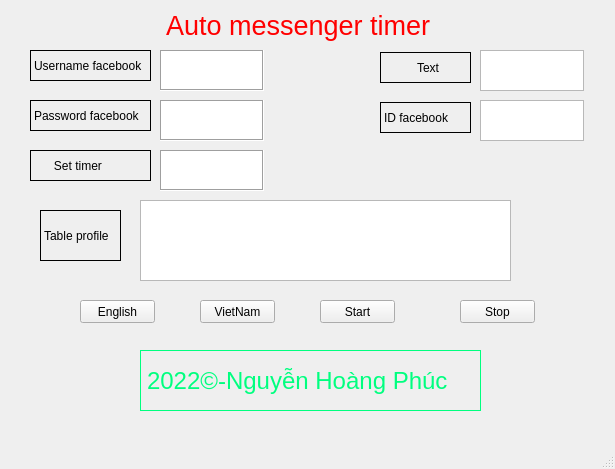
<?xml version="1.0" encoding="UTF-8"?>
<ui version="4.0">
 <class>MainWindow</class>
 <widget class="QMainWindow" name="MainWindow">
  <property name="geometry">
   <rect>
    <x>0</x>
    <y>0</y>
    <width>615</width>
    <height>469</height>
   </rect>
  </property>
  <property name="windowTitle">
   <string>MainWindow</string>
  </property>
  <property name="styleSheet">
   <string notr="true">color: rgb(0, 0, 0);</string>
  </property>
  <widget class="QWidget" name="centralwidget">
   <widget class="QTextEdit" name="user">
    <property name="geometry">
     <rect>
      <x>160</x>
      <y>50</y>
      <width>104</width>
      <height>41</height>
     </rect>
    </property>
    <property name="contextMenuPolicy">
     <enum>Qt::NoContextMenu</enum>
    </property>
    <property name="toolTipDuration">
     <number>-1</number>
    </property>
    <property name="frameShape">
     <enum>QFrame::Box</enum>
    </property>
   </widget>
   <widget class="QTextEdit" name="password">
    <property name="geometry">
     <rect>
      <x>160</x>
      <y>100</y>
      <width>104</width>
      <height>41</height>
     </rect>
    </property>
    <property name="frameShape">
     <enum>QFrame::Box</enum>
    </property>
   </widget>
   <widget class="QLabel" name="label_1">
    <property name="geometry">
     <rect>
      <x>30</x>
      <y>50</y>
      <width>121</width>
      <height>31</height>
     </rect>
    </property>
    <property name="frameShape">
     <enum>QFrame::Box</enum>
    </property>
    <property name="text">
     <string>Username facebook</string>
    </property>
   </widget>
   <widget class="QLabel" name="label_2">
    <property name="geometry">
     <rect>
      <x>30</x>
      <y>100</y>
      <width>121</width>
      <height>31</height>
     </rect>
    </property>
    <property name="frameShape">
     <enum>QFrame::Box</enum>
    </property>
    <property name="text">
     <string>Password facebook</string>
    </property>
   </widget>
   <widget class="QLabel" name="label_7">
    <property name="geometry">
     <rect>
      <x>130</x>
      <y>10</y>
      <width>311</width>
      <height>31</height>
     </rect>
    </property>
    <property name="font">
     <font>
      <pointsize>20</pointsize>
     </font>
    </property>
    <property name="toolTipDuration">
     <number>-5</number>
    </property>
    <property name="styleSheet">
     <string notr="true">color: rgb(255, 0, 0);</string>
    </property>
    <property name="text">
     <string>     Auto messenger timer</string>
    </property>
    <property name="margin">
     <number>0</number>
    </property>
    <property name="indent">
     <number>-10</number>
    </property>
   </widget>
   <widget class="QTextEdit" name="time">
    <property name="geometry">
     <rect>
      <x>160</x>
      <y>150</y>
      <width>104</width>
      <height>41</height>
     </rect>
    </property>
    <property name="frameShape">
     <enum>QFrame::Box</enum>
    </property>
   </widget>
   <widget class="QLabel" name="label_3">
    <property name="geometry">
     <rect>
      <x>30</x>
      <y>150</y>
      <width>121</width>
      <height>31</height>
     </rect>
    </property>
    <property name="frameShape">
     <enum>QFrame::Box</enum>
    </property>
    <property name="text">
     <string>      Set timer</string>
    </property>
   </widget>
   <widget class="QTextEdit" name="text">
    <property name="geometry">
     <rect>
      <x>480</x>
      <y>50</y>
      <width>104</width>
      <height>41</height>
     </rect>
    </property>
   </widget>
   <widget class="QTextEdit" name="id">
    <property name="geometry">
     <rect>
      <x>480</x>
      <y>100</y>
      <width>104</width>
      <height>41</height>
     </rect>
    </property>
   </widget>
   <widget class="QLabel" name="label_4">
    <property name="geometry">
     <rect>
      <x>380</x>
      <y>52</y>
      <width>91</width>
      <height>31</height>
     </rect>
    </property>
    <property name="frameShape">
     <enum>QFrame::Box</enum>
    </property>
    <property name="text">
     <string>          Text</string>
    </property>
   </widget>
   <widget class="QLabel" name="label_5">
    <property name="geometry">
     <rect>
      <x>380</x>
      <y>102</y>
      <width>91</width>
      <height>31</height>
     </rect>
    </property>
    <property name="frameShape">
     <enum>QFrame::Box</enum>
    </property>
    <property name="text">
     <string>ID facebook</string>
    </property>
   </widget>
   <widget class="QPushButton" name="english">
    <property name="geometry">
     <rect>
      <x>80</x>
      <y>300</y>
      <width>75</width>
      <height>23</height>
     </rect>
    </property>
    <property name="styleSheet">
     <string notr="true">selection-color: rgb(85, 255, 0);</string>
    </property>
    <property name="text">
     <string>English</string>
    </property>
   </widget>
   <widget class="QPushButton" name="vietnam">
    <property name="geometry">
     <rect>
      <x>200</x>
      <y>300</y>
      <width>75</width>
      <height>23</height>
     </rect>
    </property>
    <property name="text">
     <string>VietNam</string>
    </property>
   </widget>
   <widget class="QPushButton" name="start">
    <property name="geometry">
     <rect>
      <x>320</x>
      <y>300</y>
      <width>75</width>
      <height>23</height>
     </rect>
    </property>
    <property name="text">
     <string>Start</string>
    </property>
   </widget>
   <widget class="QPushButton" name="stop">
    <property name="geometry">
     <rect>
      <x>460</x>
      <y>300</y>
      <width>75</width>
      <height>23</height>
     </rect>
    </property>
    <property name="text">
     <string>Stop</string>
    </property>
   </widget>
   <widget class="QLabel" name="label">
    <property name="geometry">
     <rect>
      <x>140</x>
      <y>350</y>
      <width>341</width>
      <height>61</height>
     </rect>
    </property>
    <property name="font">
     <font>
      <pointsize>18</pointsize>
     </font>
    </property>
    <property name="styleSheet">
     <string notr="true">color: rgb(0, 255, 127);
</string>
    </property>
    <property name="frameShape">
     <enum>QFrame::Box</enum>
    </property>
    <property name="text">
     <string>2022©-Nguyễn Hoàng Phúc</string>
    </property>
   </widget>
   <widget class="QLabel" name="label_6">
    <property name="geometry">
     <rect>
      <x>40</x>
      <y>210</y>
      <width>81</width>
      <height>51</height>
     </rect>
    </property>
    <property name="frameShape">
     <enum>QFrame::Box</enum>
    </property>
    <property name="text">
     <string>Table profile</string>
    </property>
   </widget>
   <widget class="QTextEdit" name="profile">
    <property name="geometry">
     <rect>
      <x>140</x>
      <y>200</y>
      <width>371</width>
      <height>81</height>
     </rect>
    </property>
   </widget>
  </widget>
  <widget class="QMenuBar" name="menubar">
   <property name="geometry">
    <rect>
     <x>0</x>
     <y>0</y>
     <width>615</width>
     <height>21</height>
    </rect>
   </property>
  </widget>
  <widget class="QStatusBar" name="statusbar"/>
 </widget>
 <resources/>
 <connections/>
</ui>
